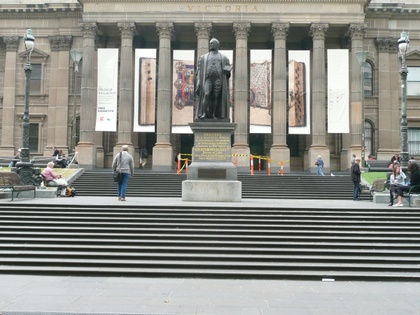
%> input picture proj2/Images/Set1/2.jpg, 420 x 315 px, shrunk from 600 x 450 before the run; its folder holds 3 pictures in this run
$ octave --eval "main;"   (GNU Octave 9; MATLAB toolbox functions it lacks are replaced by stand-ins)
%> lines starting %> are read from the running program, lines starting %| are printed output that depends on the picture

function main()
    selector = strcat('./Images/Set1', '/*.jpg');
    path = dir(selector);
    imgN = length(path);

    for i = 2:2
        imgPath = fullfile(path(i).folder, path(i).name);
        I = rgb2gray(imread(imgPath));
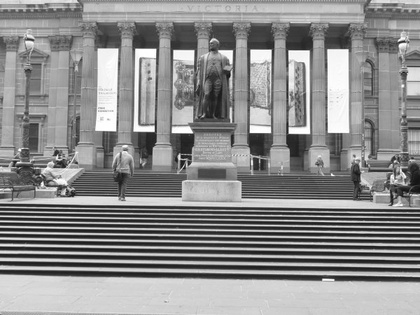
%> I: size 315x420 uint8; min 13, max 255, mean 140.5
        plot_corners(I, 150);
    end
end

% plot ANMS
function p = plot_corners(I, NBest)
%> called with NBest = 150
    % default is 0.01
    quality = 0.0001;
    features = detectHarrisFeatures(I, 'MinQuality', quality);
%> features = 1077 points; strongest (x, y): (290, 133), (155, 132), (271, 51), (251, 133), (290, 52)
    metric = features.Metric;
%> metric = 1077 values, max 0.0195 at index 753, min 2e-06 at index 145, mean 0.000892
    points = features.Location;
%> points = 1077 rows, first 12: [1 6; 1 123; 1 129; 1 134; 1 136; 1 139; 1 315; 2 32; 2 99; 2 109; 2 120; 2 146]

    x = points(:,1);
%> x = 1077 values from 1 to 420
    y = points(:,2);
%> y = 1077 values, max 315 at index 7, min 1 at index 195, mean 100.2

    % strongest = features.selectStrongest(NStrong);
    imshow(I)
    hold on
    plot(features)
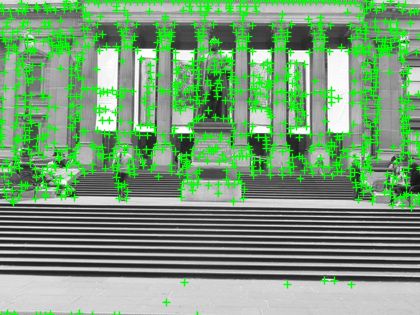
%> figure redrawn from the program's plot data
    hold off

    NStrong = size(x, 1);
%> NStrong = 1077
    radius = Inf(NStrong, 1);

    for i = 1:NStrong
     for j = 1:NStrong
        if metric(j) > metric(i)
          ED = (y(j) - y(i))^2 + (x(j) - x(i))^2;
          if (ED < radius(i))
            radius(i) = ED;
          end
        end
     end
    end
%> after the loop, ED = 4

    [val, idx] = sort(radius, 'descend');
%> idx = 1077 values, max 1077 at index 1077, min 1 at index 687, mean 539

    x = x(idx(1:NBest));
%> x = 150 values, max 420 at index 129, min 1 at index 6, mean 207.1
    y = y(idx(1:NBest));
%> y = 150 values, max 315 at index 6, min 1 at index 52, mean 106.9

    p = [x(:), y(:)]
%> p = 150 rows, first 12: [290 133; 324 280; 155 132; 43 183; 403 171; 1 315; 166 302; 271 51; 156 50; 34 40; 126 198; 77 2]

    imshow(I)
    hold on
    plot(p(:,1),p(:,2), 'Color', 'r', 'Marker','x', 'LineStyle','none', 'MarkerSize', 20);
    hold off
end
%> in main, `plot_corners(I, 150);`:
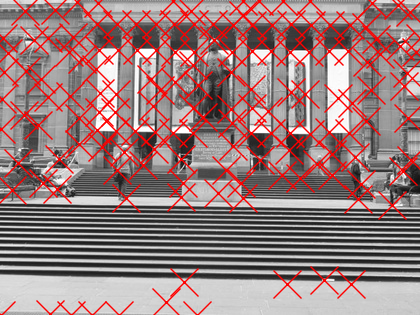
%> figure redrawn from the program's plot data
